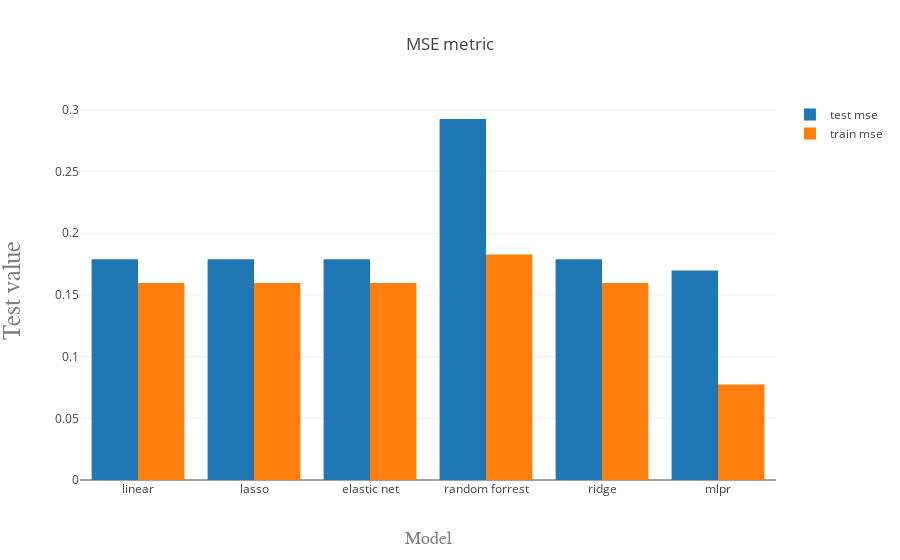

Notebook code cell kept with this figure:
### Code cell
trace1 = go.Bar(
    x=results.index,
    y=results['test mse'],
    name='test mse'
)
trace2 = go.Bar(
    x=results.index,
    y=results['train mse'],
    name='train mse'
)

data = [trace1, trace2]
layout = go.Layout(
    barmode='group',
    
    title='MSE metric',
    xaxis=dict(
        title='Model',
        titlefont=dict(
            family='Courier New, monospace',
            size=18,
            color='#7f7f7f'
        )
    ),
    yaxis=dict(
        title='Test value',
        titlefont=dict(
            family='Courier New, monospace',
            size=25,
            color='#7f7f7f'
        )
    ) 
)

fig = go.Figure(data=data, layout=layout)
py.iplot(fig, filename='grouped-bar')

### Figure 1 — Plotly figure (JSON) as saved in the notebook; plotly's stock layout.template omitted (floating-point values rounded to 4 significant figures)
{"data": [{"name": "test mse", "type": "bar", "x": ["linear", "lasso", "elastic net", "random forrest", "ridge", "mlpr"], "y": [0.1789, 0.1789, 0.1789, 0.2926, 0.1789, 0.1698]}, {"name": "train mse", "type": "bar", "x": ["linear", "lasso", "elastic net", "random forrest", "ridge", "mlpr"], "y": [0.1596, 0.1596, 0.1596, 0.1827, 0.1596, 0.07736]}], "layout": {"barmode": "group", "title": "MSE metric", "xaxis": {"title": "Model", "titlefont": {"color": "#7f7f7f", "family": "Courier New, monospace", "size": 18}}, "yaxis": {"title": "Test value", "titlefont": {"color": "#7f7f7f", "family": "Courier New, monospace", "size": 25}}}}
